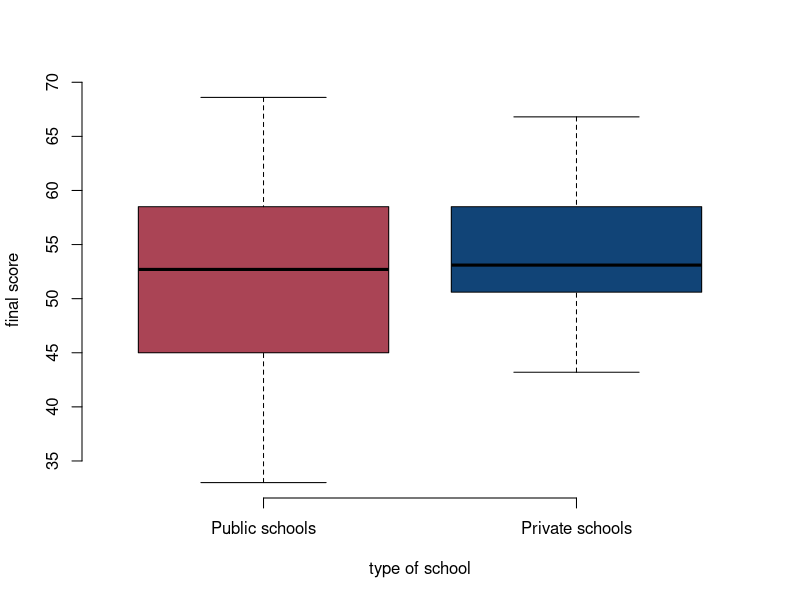

Source code (R):
## ---- chunk 1
knitr::opts_chunk$set(echo = TRUE)
## ---- chunk 2
setwd("C:/Users/phili/Documents/ML2017.io")
library(readxl)
df <- read_excel("./data/hsb2.xlsx")
## ---- chunk 3
df$final_score <- apply(df[, c("read", "write", "math", "science", "socst")], 1, mean)
## ---- chunk 4
mean(df$final_score)
median(df$final_score)
## ---- chunk 5
id.of.mode <- which.max(table(df$final_score))
table(df$final_score)[id.of.mode]
## ---- chunk 6
df$schtyp <- factor(df$schtyp, labels = c("Public schools", "Private schools"))
## ---- chunk 7
table(df$schtyp)
## ---- chunk 8
# variance
var(df$final_score[df$schtyp == "Private schools"])
var(df$final_score[df$schtyp == "Public schools"])

# standard deviation
sd(df$final_score[df$schtyp == "Private schools"])
sd(df$final_score[df$schtyp == "Public schools"])
## ---- chunk 9
# best student's id from private school
df$id[ which.max(df$final_score[ df$schtyp == "Private schools" ]) ]

# best student's id from public school
df$id[ which.max(df$final_score[ df$schtyp == "Private schools" ]) ]

# worst student's id from private school
df$id[ which.min(df$final_score[df$schtyp == "Private schools"])]

# worst student's id from private school
df$id[ which.min(df$final_score[df$schtyp == "Public schools"])]
## ---- chunk 10
quantile(df$final_score, c(.2, .4, .6, .8))
## ---- chunk 11
plot(final_score ~ schtyp, data = df, bty = "l", col = c("#AA4455", "#114477"), 
     xlab = "type of school", ylab = "final score", frame.plot = FALSE)
## ---- chunk 12
rm(list = ls())
detach(package:readxl, unload = TRUE)
